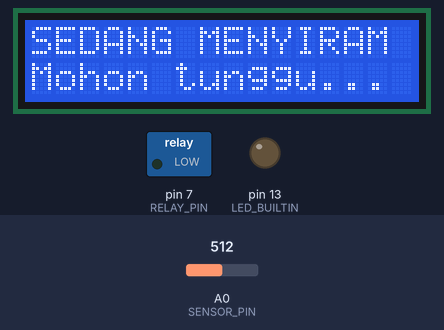
The sketch below on a simulated Arduino Uno, built with avr-gcc and run on an emulated ATmega328P. Shown: 16×2 character LCD, switched loads named in the sketch (green lamp = pin HIGH), output pins drawn as LEDs (lit = HIGH). Dashed ring = blinking. The test bench sets the inputs (shaded band); at power-on: A0 (SENSOR_PIN) = 512. Pins used as bus, display or sensor lines are not drawn; what the sketch prints to the serial monitor is not drawn.

Above: at 2.8 s.
2.9 s: A0 (SENSOR_PIN) set to 414
4.6 s: A0 (SENSOR_PIN) set to 383
At 5.5 s:
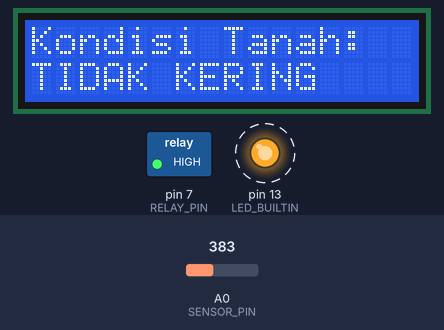
7.1 s: A0 (SENSOR_PIN) set to 410
At 7.19 s:
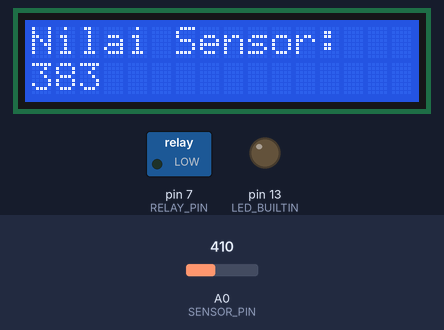
8.7 s: A0 (SENSOR_PIN) set to 390
At 11.66 s:
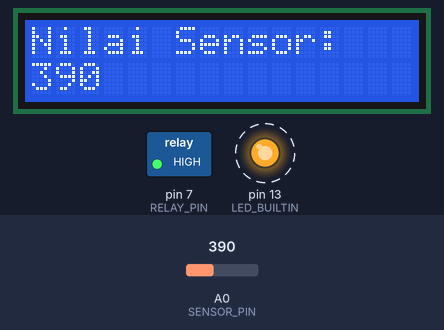
Timing chart, 0 to 12.7 s (numbered marks = the images above; inputs shaded):
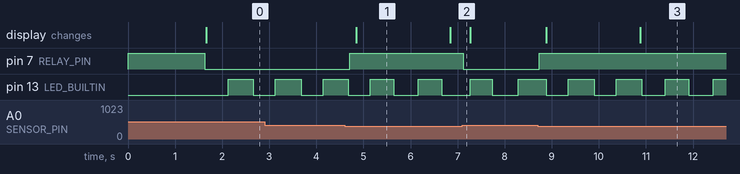

Measured:
- the behaviour switches between 400 and 399 on A0 (SENSOR_PIN) (found by bisection; images 0 and 1)
- after the input at 4.6 s, pin 7 (RELAY_PIN): LOW → HIGH after 0.11 s; the display: changes after 0.25 s (image 1)
- after the input at 7.1 s, pin 7 (RELAY_PIN): HIGH → LOW at once
- after the input at 8.7 s, pin 7 (RELAY_PIN): LOW → HIGH at once; the display: first changes after 0.18 s (image 3 shows a later state)
- by itself, pin 13 (LED_BUILTIN): alternates HIGH for 0.54 s and LOW for 0.48 s
- what the display in image 1 shows lasts 2.0 s, from 4.8 s to 6.8 s

The sketch:

SmartGardenArduino.ino
```cpp
#include <Wire.h>
#include <LiquidCrystal_I2C.h>

const int SENSOR_PIN = A0;
const int SENSOR_PWR = 8;   // VCC sensor dicolok ke D8
const int RELAY_PIN  = 7;

const int BATAS = 400;  // di bawah 400 = basah, selain itu = kering

const int RELAY_ON  = LOW;   // tukar kalau relay kebalik
const int RELAY_OFF = HIGH;

const unsigned long DURASI_STATUS   = 2000;
const unsigned long DURASI_NILAI    = 5000;
const unsigned long INTERVAL_BACA   = 50;
const unsigned long INTERVAL_SERIAL = 500;
const unsigned long REFRESH_LCD     = 1000;

LiquidCrystal_I2C lcd(0x27, 16, 2);  // sesuaikan alamat kalau beda

bool menyiram = false;
bool hb = false;
int nilai = 0;
int layar = 0;  // 0 = status, 1 = nilai

unsigned long tBaca = 0, tSerial = 0, tRefresh = 0, tGanti = 0;

int bacaMoisture() {
  digitalWrite(SENSOR_PWR, HIGH);   // nyalakan sensor
  delay(20);                        // tunggu stabil
  analogRead(SENSOR_PIN);           // buang bacaan pertama

  int s[5];
  for (int i = 0; i < 5; i++) {
    s[i] = analogRead(SENSOR_PIN);
    delay(2);
  }
  digitalWrite(SENSOR_PWR, LOW);    // matikan sensor

  // urutkan, ambil nilai tengah (median)
  for (int i = 0; i < 4; i++) {
    for (int j = 0; j < 4 - i; j++) {
      if (s[j] > s[j + 1]) {
        int t = s[j]; s[j] = s[j + 1]; s[j + 1] = t;
      }
    }
  }
  return s[2];
}

void resetLCD() {
  lcd.init();
  lcd.backlight();
}

void tulis(int baris, const char* teks) {
  char buf[17];
  snprintf(buf, sizeof(buf), "%-16s", teks);
  lcd.setCursor(0, baris);
  lcd.print(buf);
}

void tampil() {
  if (menyiram) {
    tulis(0, "SEDANG MENYIRAM");
    tulis(1, "Mohon tunggu...");
  }
  else if (layar == 0) {
    tulis(0, "Kondisi Tanah:");
    tulis(1, "TIDAK KERING");
  }
  else {
    char b[17];
    snprintf(b, sizeof(b), "%d", nilai);
    tulis(0, "Nilai Sensor:");
    tulis(1, b);
  }
}

void setup() {
  pinMode(RELAY_PIN, OUTPUT);
  digitalWrite(RELAY_PIN, RELAY_OFF);  // pompa OFF saat start
  pinMode(SENSOR_PWR, OUTPUT);
  digitalWrite(SENSOR_PWR, LOW);
  pinMode(LED_BUILTIN, OUTPUT);

  Serial.begin(115200);

  Wire.begin();
#if defined(WIRE_HAS_TIMEOUT)
  Wire.setWireTimeout(3000, true);
#endif

  resetLCD();
  tulis(0, "Penyiram Otomat");
  tulis(1, "Siap...");
  delay(1500);

  nilai = bacaMoisture();
  menyiram = (nilai >= BATAS);
  digitalWrite(RELAY_PIN, menyiram ? RELAY_ON : RELAY_OFF);

  unsigned long now = millis();
  tBaca = tSerial = tRefresh = tGanti = now;
  tampil();
}

void loop() {
  unsigned long now = millis();

  // 1. Baca sensor & kontrol relay
  if (now - tBaca >= INTERVAL_BACA) {
    nilai = bacaMoisture();
    now = millis();
    tBaca = now;

    bool kering = (nilai >= BATAS);
    if (kering != menyiram) {
      menyiram = kering;
      digitalWrite(RELAY_PIN, menyiram ? RELAY_ON : RELAY_OFF);
      delay(50);
      resetLCD();

      now = millis();
      layar = 0;
      tGanti = now;
      tRefresh = now;
      tampil();
    }
  }

  // 2. Ganti tampilan (hanya saat tidak menyiram)
  if (!menyiram) {
    unsigned long durasi = (layar == 0) ? DURASI_STATUS : DURASI_NILAI;
    if (now - tGanti >= durasi) {
      layar = !layar;
      tGanti = now;
      tRefresh = now;
      tampil();
    }
  }

  // 3. Gambar ulang LCD berkala
  if (now - tRefresh >= REFRESH_LCD) {
    tRefresh = now;
    tampil();
  }

  // 4. Serial + LED indikator hidup
  if (now - tSerial >= INTERVAL_SERIAL) {
    tSerial = now;

    hb = !hb;
    digitalWrite(LED_BUILTIN, hb);

    Serial.print("t=");
    Serial.print(now / 1000);
    Serial.print("s | Moisture: ");
    Serial.print(nilai);
    Serial.println(menyiram ? " | KERING -> NYIRAM" : " | BASAH -> STOP");
  }
}
```
